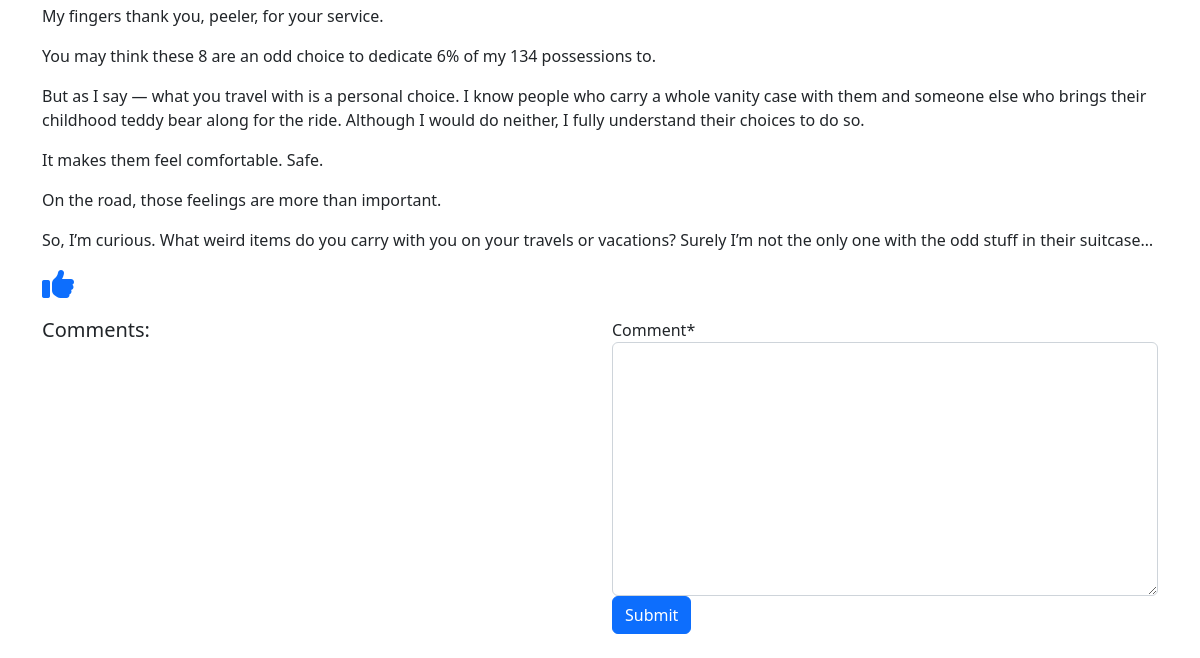
The page /blog/8-of-the-Weirdest-Items-I-Carry-with-Me-as-a-Minimalist,-Full-Time-Traveler-8f1148c7-aabe-4c3d-96ce-1db70927355c (signed in, lower part) on the database as committed earlier.
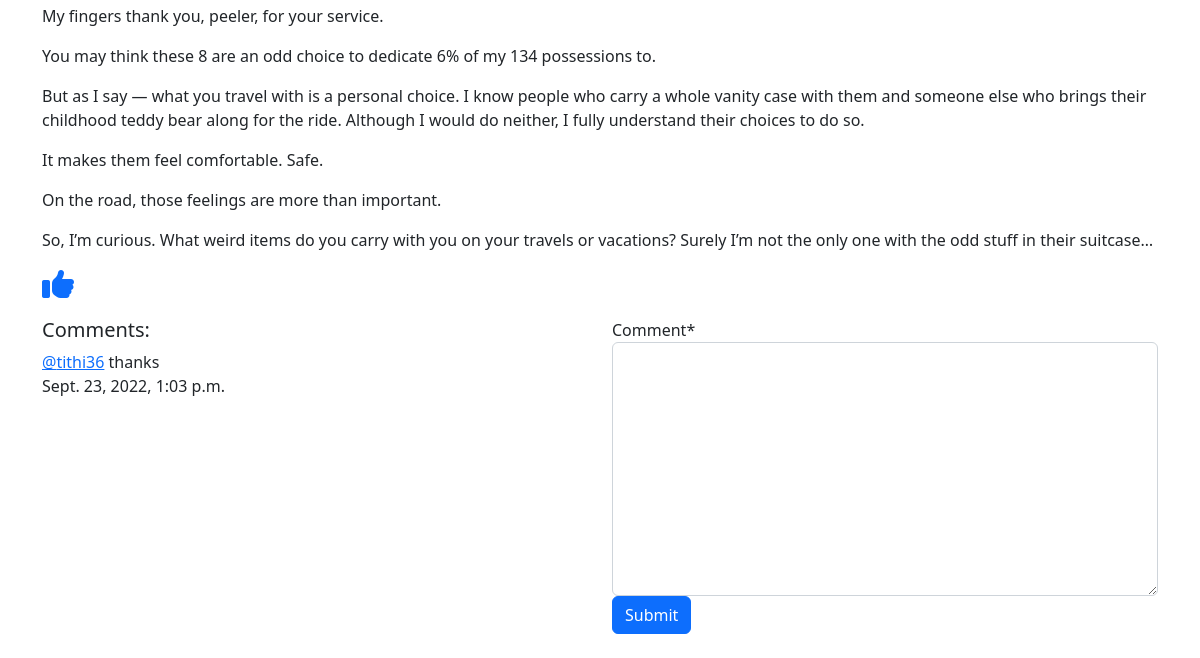
The same page on the database as committed later.
### Blog_Management/models.py (models this page shows, shortened)
class Comment(models.Model):
    blog = models.ForeignKey(Blog, on_delete=models.CASCADE, related_name='blog_comment')
    user = models.ForeignKey(User, on_delete=models.CASCADE, related_name='user_comment')
    comment = models.TextField()
    comment_date = models.DateTimeField(auto_now_add=True)
    class Meta:
        ordering = ('-comment_date', )

### Blog_Management/views.py (the view, shortened to what this page needs)
# urls.py: path('<str:slug>', views.full_blog, name='full_blog'),
@login_required
def full_blog(request, slug):
    blog = Blog.objects.get(slug=slug)
    comment_form = CommentForm()
    already_liked = Like.objects.filter(blog=blog, user=request.user)
    if already_liked:
        liked = True
    else:
        liked = False
    return render(request, 'Blog_Management/full_blog.html', {'blog': blog, 'comment_form': comment_form, 'liked': liked})

### Blog_Management/forms.py
class CommentForm(forms.ModelForm):
    class Meta:
        model = Comment
        fields = ('comment', )

### templates/Blog_Management/full_blog.html (shortened to what this page needs)
{% extends 'base.html' %}
{% load crispy_forms_tags %}
{% block main_content %}
<div class="row">
    <div class="col-lg-12">
        <p>{{ blog.blog_content|linebreaks }}</p>
        {% if not liked %}
            <a href="{% url 'Blog_Management_App:liked_post' pk=blog.pk %}"><i class="fa fa-solid fa-thumbs-up fa-2x"></i></a>
        {% else %}
            <a href="{% url 'Blog_Management_App:unliked_post' pk=blog.pk %}"><i class="fa fa-solid fa-thumbs-down fa-2x"></i></a>
        {% endif %}
    </div>
</div>
<div class="row mb-4 mt-3">
    <div class="col-lg-6">
        <h5>Comments:</h5>
        {% for comment in blog.blog_comment.all %}
            <p><a href="#">@{{ comment.user }}</a> {{ comment.comment }} <br> {{ comment.comment_date }}</p>
        {% endfor %}
    </div>
    <div class="col-lg-6">
        <form method="POST">
            {{ comment_form|crispy }}
            <button type="submit" class="btn btn-primary">Submit</button>
        </form>
    </div>
</div>
{% endblock main_content %}

Rows that differ between the two databases and show on the page:
added Comment: user "tithi36", comment "thanks", comment_date "Sept. 23, 2022, 1:03 p.m."
